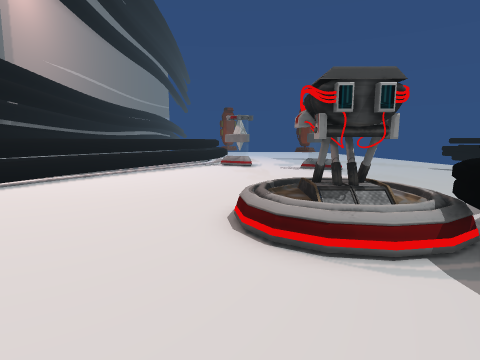
[1] (above)

16 first-person views from a walk through a Unity game level. The camera is 1.5 m above the floor, tilts 8° down and sees 80° across. The floor is counted in squares, 1 m on a side. Each view is taken from the middle of a square. On the plan, view 1 faces up. The plan holds only what a view shows up to about 14 squares ahead; the rest is blank. The place goes on beyond the plan. Some animated figures are not drawn. Some surface patterns are stand-ins.

[2]
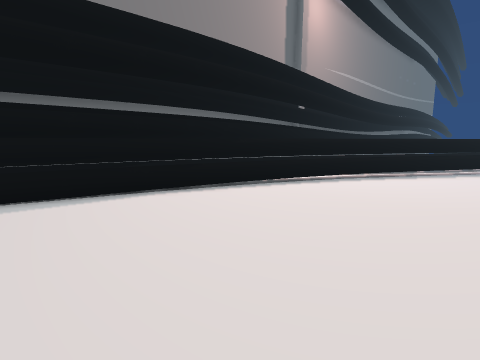

[3]
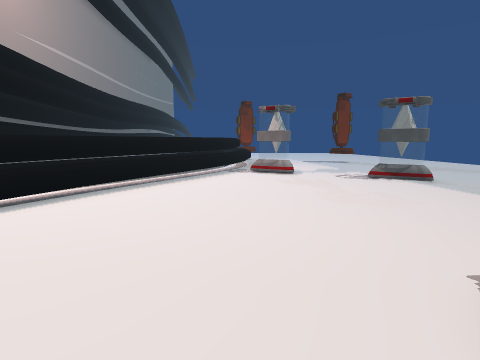

[4]
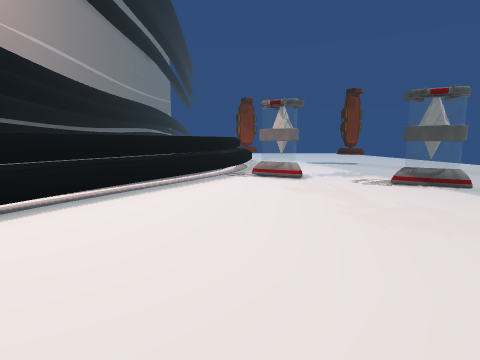

[5]
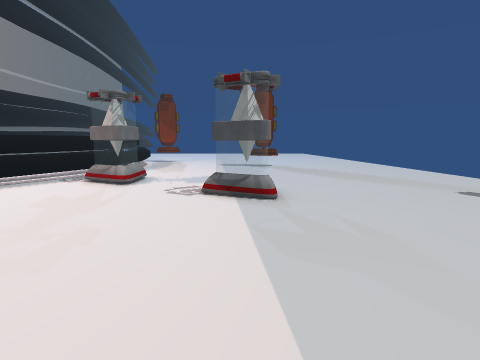

[6]
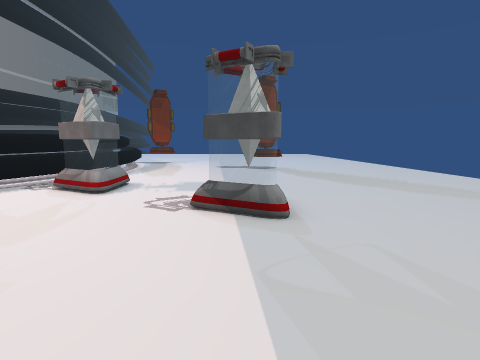

[7]
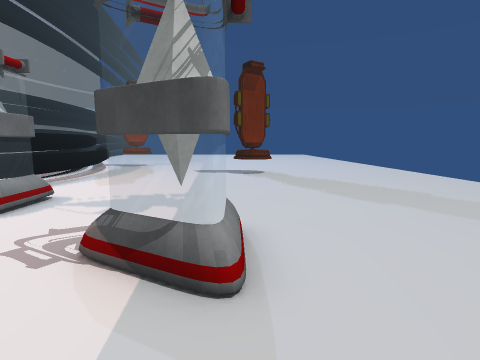

[8]
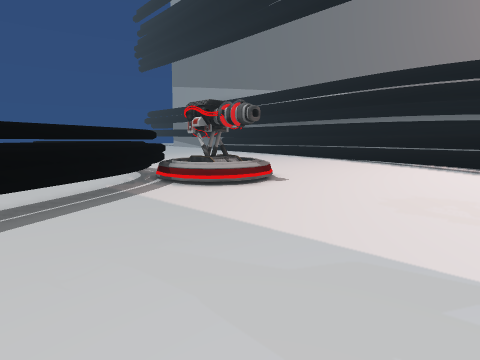

[9]
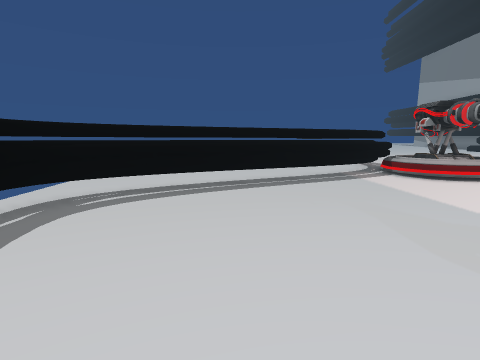

[10]
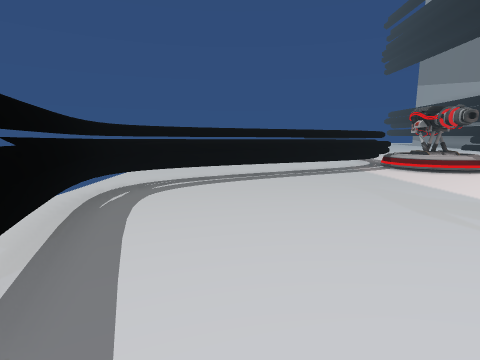

[11]
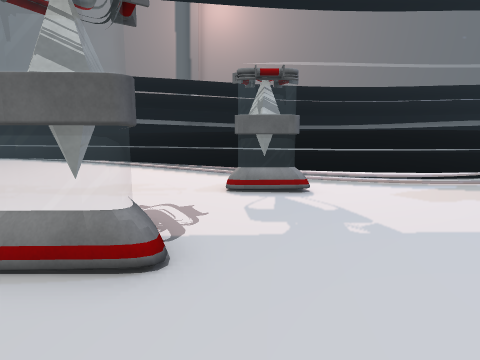

[12]
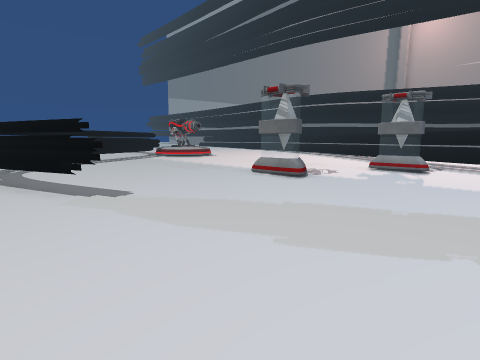

[13]
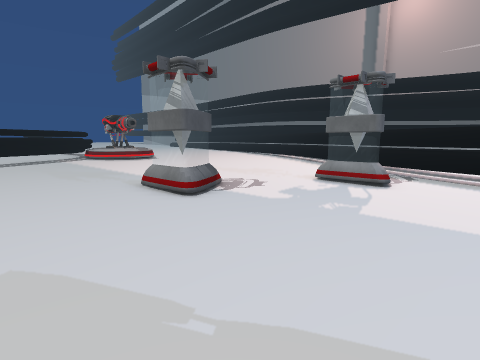

[14]
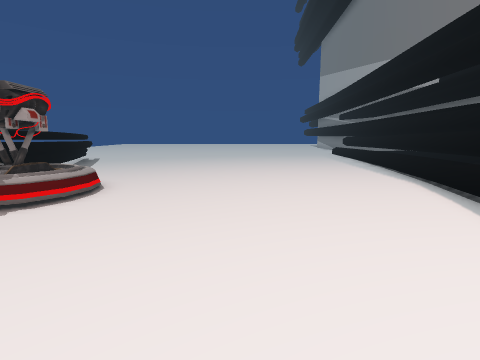

[15]
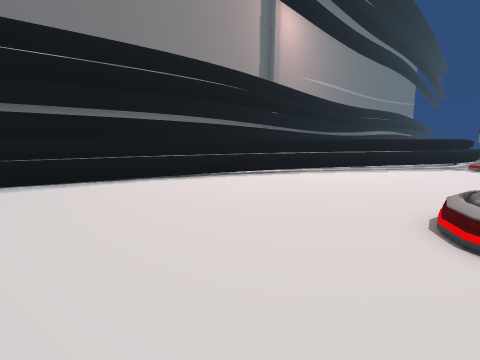

[16]
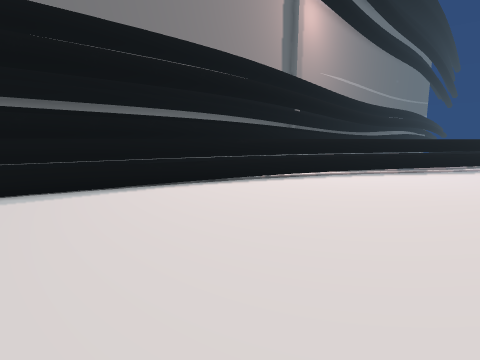

### Floor plan
Key: @ floor where view 1 was taken; # wall or solid block; . main floor; : floor 0.25 m higher than the main floor; - floor 0.25 m lower than the main floor; + floor 0.5 m higher than the main floor; = window, fence, low wall or low ledge; ^ raised ledge; T thing the floor can be seen under or through; O other object.
Columns run from 13 left of view 1 to 15 right of it. Each row starts with its distance up from view 1.
 25            #-----------------
 24           #^-----------------
 23           #^.................
 22          ##^.O...............
 21          #^.=OO..............
 20         ##^..=O..............
 19        =#^........OO.........
 18        ##^.......OO=........
 17       ##^.........OO......=.
 16       ##=.................==
 15      ##^..................#=.
 14     =##....................=.
 13     ##^....................T
 12     #^=....................T
 11     #^.....................T^
 10    ##^...................^TT.
  9    #^..................TTTT..
  8   ##^..........O.....^TTT=...
  7  #=#^:::::::::OOO::^TTT=:::::
  6  ##^:::::::::OOOOO#TT=::::::
  5 ##^^:::::::::+OOO##=::::::
  4 ##^^::::::::::OO^# ::::
  3 ###^::::::::::::#=::
  2 ##^=::::::::::::#
  1 ##=:::::::::::::##
  0 ###::::::::::@:::#
 -1 ###::::::::::::::#

Where each view was taken, in squares from view 1:
view 1: 0 up, 0 right, facing up
view 2: 0 up, 2 left, facing up-left
view 3: 5 up, 2 left, facing up
view 4: 7 up, 2 left, facing up
view 5: 9 up, 5 right, facing up
view 6: 11 up, 5 right, facing up
view 7: 14 up, 6 right, facing up
view 8: 14 up, 9 right, facing down-left
view 9: 17 up, 10 right, facing down
view 10: 19 up, 11 right, facing down
view 11: 20 up, 9 right, facing left
view 12: 25 up, 15 right, facing down-left
view 13: 25 up, 10 right, facing down-left
view 14: 13 up, 4 left, facing down
view 15: 1 down, 1 right, facing up-left
view 16: 1 down, 1 left, facing up-left
